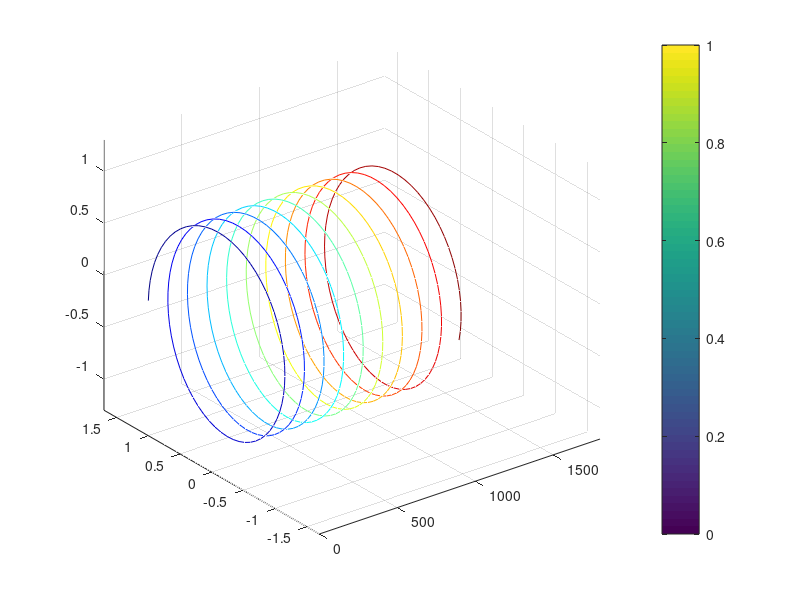

Write the MATLAB code that produced this figure.
clc; clear; close all;

t = 0:0.1:60;
x = 20*t; y = cos(t); z = sin(t);
view(3);
hold on; grid on;
color = jet(size(t,2)-1);
for k = 2:size(t,2)
    plot3(x(k-1:k),y(k-1:k),z(k-1:k),'color',color(k-1,:))
    axis([0 1800.7 -1.7 1.7 -1.3 1.3])
    
    pause(0.01)
end
colorbar